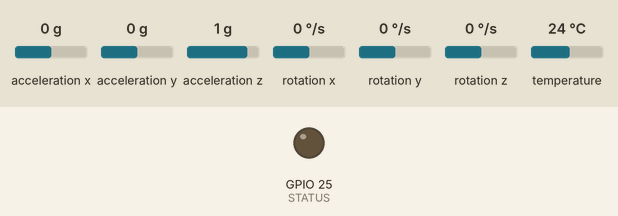
This sketch was run on a simulated ESP32. Shown: output pins drawn as LEDs (lit = HIGH). The test bench sets the inputs (shaded band); at power-on: acceleration x 0 g, acceleration y 0 g, acceleration z 1 g, rotation x 0 °/s, rotation y 0 °/s, rotation z 0 °/s, temperature 24 °C. Storage starts empty; EEPROM starts erased; nothing arrives over Bluetooth unless stated; what the sketch prints to the serial monitor is not drawn.

Above: at 10.1 s.
At 47.8 s:
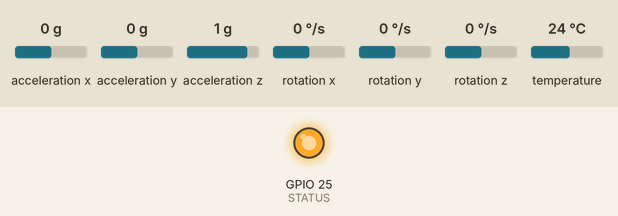
Timing chart, 0 to 49.3 s (numbered marks = the images above):
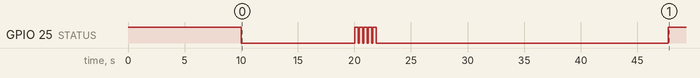

The sketch:

WSD_acc_data_vlogger_with_BT.ino
```cpp
#include <Wire.h> //I2C library
#include "SPI.h" //SPI library
#include "SD.h" //SD Card
#include <EEPROM.h>
#include <Adafruit_Sensor.h>
#include <Adafruit_MPU6050.h> //#include <Adafruit_ADXL345_U.h>

#include "BluetoothSerial.h"
#if !defined(CONFIG_BT_ENABLED) || !defined(CONFIG_BLUEDROID_ENABLED)
#error Bluetooth is not enabled! Please run `make menuconfig` to and enable it
#endif
BluetoothSerial SerialBT;
char a = 'F';

#define TOTAL 2500 //total no. of samples
#define FALL_EXPECTED_COUNT 10 //How many falls the algorithm will develop in 3000 samples (around 10 seconds)
#define STATUS 25 //LED PIN for showing the status of the µC (logging has completed/ error indication) [WS2812 can be integrated to give the exact status]
#define EEPROM_SIZE 12

/* Assign a unique ID to this sensor at the same time */
Adafruit_MPU6050 mpu; //Adafruit_ADXL345_Unified accel = Adafruit_ADXL345_Unified(12345);

long old_millis;
uint8_t acc_sampling_period = 3; //4ms, that means sampling freq = 250 Hz

/*variables*/
uint8_t measure_flag;
/*
 * Flag to determine what µC is doing
 * 1: Measuring the acc values and saving them in SRAM
 * 0: Logging the values from SRAM into SD Card (Slow process but only used in prototyping for development of algorithm)
 * 2: Comes out of both the functions for now, & do nothing
 */

boolean fall_flag = 0;
boolean fall_certain = 0;
/*
 * Its kind of a fall portent,
 * In detail, after freefall has been detected, if FALL CONFIDENCE value > fall_confidence for TIME > fall_min_time, then FALL is sure
 * Just waiting for a peak in acceleration value > tap_thresh
 */

boolean fall_confirm = 0;       // This flag confirms the fall
uint8_t fall_confirm_count = 0; // Counter for number of falls detected
long measure_count = 0;
/*
 *  It is count of number of samples
 *  Just needed for prototyping purposes, as to limit the amount of data to be logged
 *  As SRAM size limitation & Direct logging into SD card was pretty slow, (around 20ms) therefore only 50Hz sampling frequency is achieved
 */

long fall_count = 0;
long not_fall_count = 0;
long total_count = 0;
long start_millis, end_millis;

/*FALL PARAMETERS*/
float fall_thresh = 0.9; // This is the value below which the µC assumes the body is going into free-fall
float tap_thresh = 6;
/*
 * This is the value required at the impact of the body on the surface which create an high acc value
 * But there is a catch, as high acc value can also be achieved by the worker in some other acitivies also, such as hammering, drilling and other laborious tasks
 * Therefore our algorithm will not consider the peak acceleration achieved at the impact but also the free fall period,
 * for eg a free fall period of 500ms will give the height of fall of around 1.225m, which is calculated from Newton's equation of motion
 */

float not_fall_thresh = 1.1; //Currently not used
float fall_min_time = 500; //500 ms, more info is given in the above comments
uint8_t fall_confidence = 80;
/*
 * Confidence in percentage for fall (no. of samples below fall_thresh/ total samples) after the free fall has started
 */
uint8_t not_fall_confidence = 10;

long MILLIS[TOTAL];
long start_millis_fall[FALL_EXPECTED_COUNT], end_millis_fall[FALL_EXPECTED_COUNT];
float x[TOTAL], y[TOTAL], z[TOTAL], xg[TOTAL], yg[TOTAL], zg[TOTAL];

/*LOGGING FILE PARAMETERS*/
uint8_t addr = 1; //Address of the EEPROM from where the value of FILENAME is taken
uint8_t fileNo;
String loggingString = "";
String fileName;
String fallInfo = "FALL INFO:\n";
String fallBT;


void setup(void) {
//#ifndef ESP8266
//  while (!Serial); // for Leonardo/Micro/Zero
//#endif

  SerialBT.begin("Gold-Aid_ML");
  /*
   * Bluetooth device name of our fall detection setup
   * The µC gives around 10sec in the starting (after reseting the module) to the user to connect the "Serial Bluetooth Terminal" app in smartphone to the µC's BT Classic
   */

  pinMode(STATUS, OUTPUT);
  digitalWrite(STATUS, HIGH);
  /*
   * Setting the digitalPin as output, and glowing it
   */

  Serial.begin(115200);
  Serial.println("STARTED");

  if(!SD.begin()){
        Serial.println("Card Mount Failed");
        while(1){
          SerialBT.println("SDCARD FAILED");
          digitalWrite(STATUS, HIGH); delay(100);
          digitalWrite(STATUS, LOW); delay(100);
        }
        return;
    }

  if (!mpu.begin()) {//if(!accel.begin()) while(1); //if not intialised, code will not go further ahead
    Serial.println("Failed to find MPU6050 chip");
    while (1) {
          SerialBT.println("ACCELEROMETER FAILED");
          digitalWrite(STATUS, HIGH); delay(100);
          digitalWrite(STATUS, LOW); delay(100);
        }
  }

  delay(10000);
  digitalWrite(STATUS, LOW);
  SerialBT.println("****GO*****");
  measure_flag = 1;

  mpu.setAccelerometerRange(MPU6050_RANGE_16_G); //accel.setRange(ADXL345_RANGE_16_G);
  mpu.setGyroRange(MPU6050_RANGE_2000_DEG); //8.73 is rad/sec of 500 degree/sec
  mpu.setFilterBandwidth(MPU6050_BAND_21_HZ);

  /*Setting the fileName of the logged file*/
  EEPROM.begin(EEPROM_SIZE);
  fileNo = EEPROM.read(addr)+1;
  EEPROM.write(addr, fileNo);
  EEPROM.commit();
  fileName = "/ADL_v"; //For ESP32
  fileName += fileNo;
  fileName += ".txt";

}

void loop(void)
{

  if((millis()-old_millis) > acc_sampling_period){
    old_millis = millis();

    if(measure_flag == 1){

    sensors_event_t event, g, temp; //sensors_event_t event;
    mpu.getEvent(&event, &g, &temp); //accel.getEvent(&event);

    MILLIS[measure_count] = millis();
    x[measure_count] = event.acceleration.x/9.8;
    y[measure_count] = event.acceleration.y/9.8;
    z[measure_count] = event.acceleration.z/9.8;

    xg[measure_count] = g.gyro.x;
    yg[measure_count] = g.gyro.y;
    zg[measure_count] = g.gyro.z;

    /*Calculating the Sum Vector Magnitude of the acceleration values of all 3-axis*/
    float mag = pow(x[measure_count],2); + pow(y[measure_count],2) + pow(z[measure_count],2);
          mag = pow(mag,0.5);

    measure_count++;

    if(mag < fall_thresh){
      //Serial.println("INSIDE FREE FALL");
      if(fall_flag == 0) {
        start_millis = millis();
        fall_count = 0;
        total_count = 0;
      }
      fall_flag = 1;
      fall_count++;
      if((millis() - start_millis) > fall_min_time){
        if((fall_count/total_count)*100 > fall_confidence){
          fall_certain = 1;
        }
        else{
          fall_flag = 0;
          fall_count = 0;
          total_count = 0;
        }
      }
    }

    total_count++;

    if(((fall_count/total_count)*100 <= not_fall_confidence) && (fall_flag == 1)) {
      fall_flag = 0;
    }

    if((fall_certain == 1) && (mag > 6)) {
      fall_confirm = 1;
      end_millis = millis();

      start_millis_fall[fall_confirm_count] = start_millis;
      end_millis_fall[fall_confirm_count] = end_millis;


      Serial.println("*******************FALL DETECTED*******************");

      long height = 0.5*9.8*pow((end_millis - start_millis), 2);
      float height_actual = float(height)/1000000;

      fallBT = "";
      fallBT += "Start Millis = ";
      fallBT += String(start_millis);
      fallBT += "End Millis = ";
      fallBT += String(end_millis);
      fallBT += "Height = ";
      fallBT += height_actual;
      fallBT += "m*";

      for(int i=0; i<100; i++){
        if(fallBT[i] == '*') break;
        SerialBT.write(fallBT[i]);  // Command used to send the fall information on the smartphone app
      }
      SerialBT.write('\n');

      fall_confirm_count++;
      fall_flag = fall_certain = fall_confirm = 0;
    }

    /*The below if condition will blink the status led twice to indicate that measuring is done, now logging will start*/
   if(measure_count == TOTAL) {
    measure_flag = 0;
    for(int i=0; i<5; i++){
          digitalWrite(STATUS, HIGH); delay(300);
          digitalWrite(STATUS, LOW);  delay(100);
        }
     }
  }
}


  /*
   * Measuring phase over
   * Now the saved value of accleration in SRAM is loggen into SD Card
   * Below is the code for logging of data
   */

  else if(measure_flag == 0){

    /*Do logging*/
    SerialBT.print("FILE NO:");
    SerialBT.print(fileNo);
    SerialBT.print("\n");

    for(int i=0; i<TOTAL; i++){
      loggingString = "";
      loggingString += String(MILLIS[i]); loggingString += ",";
      loggingString += String(x[i]); loggingString += ",";
      loggingString += String(y[i]); loggingString += ",";
      loggingString += String(z[i]); loggingString += ",";
      loggingString += String(xg[i]); loggingString += ",";
      loggingString += String(yg[i]); loggingString += ",";
      loggingString += String(zg[i]); loggingString += "\n";

      Serial.print(loggingString); //to print the logged line onto the serial monitor, can be commented to increase the speed

      char fileNameArray[25], loggingStringArray[100];
      fileName.toCharArray(fileNameArray, 25);
      loggingString.toCharArray(loggingStringArray, 100);
      appendFile(SD, fileNameArray, loggingStringArray);
    }

    for(int i=0; i<fall_confirm_count; i++){


      long height = 0.5*9.8*pow((end_millis_fall[i] - start_millis_fall[i]), 2);
      float height_actual = float(height)/1000000;

//      fallInfo = "";
//      fallInfo += "FALL DETECTED @ ";
//      fallInfo += "START MILLIS = ";
//      fallInfo += String(start_millis_fall[i]);
//      fallInfo += " END MILLIS = ";
//      fallInfo += String(end_millis_fall[i]);
//      fallInfo += " FALL HEIGHT = ";
//      fallInfo += String(height_actual);
//      fallInfo += "\n";

        fallInfo = "";
        fallInfo += String(start_millis_fall[i]);
        fallInfo += "\n";
        fallInfo += String(end_millis_fall[i]);
        fallInfo += "\n";
        fallInfo += String(height_actual);
        fallInfo += "\n";

      Serial.println(fallInfo);

      char fileNameArray[25], loggingFallInfo[150];
      fileName.toCharArray(fileNameArray, 25);
      fallInfo.toCharArray(loggingFallInfo, 150);
      appendFile(SD, fileNameArray, loggingFallInfo);
    }

    measure_flag = 2;
    digitalWrite(STATUS, HIGH); //After the logging has been completed, the status LED starts to glow
    SerialBT.print("READY");
  }
}

/*Function to append the file into SD card*/
void appendFile(fs::FS &fs, const char * path, const char * message){
    File file = fs.open(path, FILE_APPEND);
    file.print(message);
    file.close();
}
```

Measured:
- by itself, GPIO 25 (STATUS): goes LOW 10.0 s, 4 × (HIGH 0.30 s, LOW 0.10 s), HIGH 0.30 s, LOW 25.8 s, then HIGH
